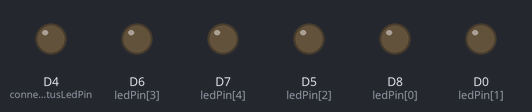
Simulated run of this sketch. Board: ESP8266 (NodeMCU). Shown: output pins drawn as LEDs (lit = HIGH). WiFi joins after 1.5 s; servers stay silent unless stated; uploads are accepted with an empty reply.

Above: at 0.1 s.
At 2.8 s:
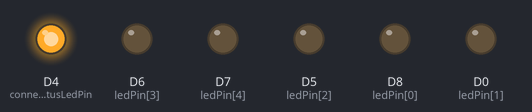
Timing chart, 0 to 4.3 s (numbered marks = the images above):
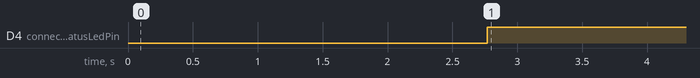

The sketch:

collection_calendar_HTTPSRequest.ino
```cpp
/*
 *  HTTP over TLS (HTTPS) example sketch
 *
 *  This example demonstrates how to use
 *  WiFiClientSecure class to access HTTPS API.
 *  We fetch and display the status of
 *  esp8266/Arduino project continuous integration
 *  build.
 *
 *  Limitations:
 *    only RSA certificates
 *    no support of Perfect Forward Secrecy (PFS)
 *    TLSv1.2 is supported since version 2.4.0-rc1
 *
 *  Created by Ivan Grokhotkov, 2015.
 *  This example is in public domain.
 */

#include <ESP8266WiFi.h>
#include <WiFiClientSecure.h>

//#define DEBUG; //comment out to disable Serial prints

#ifdef DEBUG
 #define DEBUG_PRINT(x)       Serial.print(x)
 #define DEBUG_PRINTDEC(x)    Serial.print(x, DEC)
 #define DEBUG_PRINTLN(x)     Serial.println(x)
#else
 #define DEBUG_PRINT(x)
 #define DEBUG_PRINTDEC(x)
 #define DEBUG_PRINTLN(x)
#endif

const char* ssid = "CP";
const char* password = "ChristianPetri1988";

const char* host = "www.collectioncalendar.christianpetri.ch";
const int httpsPort = 443;
String url = "/plaintext/?circle_id=5";

// Use web browser to view and copy
// SHA1 fingerprint of the certificate
//const char* fingerprint = "8e 99 24 7e 5f 65 42 c4 ac 5c 9a ec 1c 15 83 5b f2 d4 5b 78";
const char* fingerprint = "667704f733ffeb079014ab4121e85d2ef1288fc6"; //certificate --> until 21.02.2019

//Setup LED
const int ledPin[5] = {D8, D0, D5, D6, D7};
const int connectedToApiStatusLedPin = LED_BUILTIN; //on = HIGH = successful off = LOW = not connected

// Generally, you should use "unsigned long" for variables that hold time
// The value will quickly become too large for an int to store
unsigned long previousMillis = 60000;        // will store last time LED was updated

// constants won't change:
const long interval = 60000;           // interval at which to blink (milliseconds) --> 60000 ms = 1 minute

void setup() {
  // set the digital pin as output:
  for(int i = 0; i < (sizeof(ledPin)/sizeof(int)); i++){
    pinMode(ledPin[i], OUTPUT);
  }
  pinMode(connectedToApiStatusLedPin, OUTPUT);
  digitalWrite(connectedToApiStatusLedPin,LOW);
  #ifdef DEBUG
    Serial.begin(115200);
  #endif
  DEBUG_PRINTLN();
  DEBUG_PRINT("connecting to ");
  DEBUG_PRINTLN(ssid);
  WiFi.mode(WIFI_STA);
  WiFi.begin(ssid, password);
  while (WiFi.status() != WL_CONNECTED) {
    delay(500);
    DEBUG_PRINT(".");
  }
  DEBUG_PRINTLN("");
  DEBUG_PRINTLN("WiFi connected");
  DEBUG_PRINTLN("IP address: ");
  DEBUG_PRINTLN(WiFi.localIP());
}

// here is where you'd put code that needs to be running all the time.
void loop() {
  //every interval get the Data from the API and display it.
  if (isIntervalDone()) {
    int apiResponse = getDataFromAPI();
    if(apiResponse != -1){ //if the reponse was success full, display data
      displayData(apiResponse);
      digitalWrite(connectedToApiStatusLedPin, HIGH); //Turn LED on
    } else {
      digitalWrite(connectedToApiStatusLedPin, LOW);  //Turn LED off
    }
  }
}
boolean isIntervalDone(){
  if (millis() - previousMillis >= interval) {
    previousMillis = millis();
    return true;
  } else{
    return false;
  }
}

int getDataFromAPI(){
    // Use WiFiClientSecure class to create TLS connection
    WiFiClientSecure client;
    DEBUG_PRINT("connecting to ");
    DEBUG_PRINTLN(host);
    if (!client.connect(host, httpsPort)) {
      DEBUG_PRINTLN("connection failed");
      return -1;
    }
    if (client.verify(fingerprint, host)) {
      DEBUG_PRINTLN("certificate matches");
    } else {
      DEBUG_PRINTLN("certificate doesn't match");
    }
    DEBUG_PRINT("requesting URL: ");
    DEBUG_PRINTLN(url);

    client.print(String("GET ") + url + " HTTP/1.1\r\n" +
                 "Host: " + host + "\r\n" +
                 "User-Agent: ESP8266\r\n" +
                 "Connection: close\r\n\r\n");

    DEBUG_PRINTLN("request sent");
    int counter = 0;
    while (client.connected()) {
      counter++;
      String line = client.readStringUntil('\n');
      if (line == "\r") {
        DEBUG_PRINTLN("headers received");
        break;
      }
      if(counter > 10000){
        DEBUG_PRINTLN("Time out");
        return -1;
      }
    }

    String line = client.readStringUntil('\n');
    //now output HTML data header
    client.println("HTTP/1.1 204");
    client.println();
    client.println();
    delay(1);
    //stopping client
    DEBUG_PRINTLN("closing connection");
    client.stop();
    int result = line.toInt();
    return result;
}

void displayData(int apiResponse){
    int result = apiResponse;
    DEBUG_PRINTLN("reply was:");
    DEBUG_PRINTLN("==========");
    DEBUG_PRINTLN(result);
    DEBUG_PRINTLN("==========");
    //Turn off all status leds
    for(int i = 0; i < (sizeof(ledPin)/sizeof(int)); i++){
      digitalWrite(ledPin[i], LOW);
    }
    if(result == 100000){
      DEBUG_PRINTLN("Nothing to do");
    } else {
      if( (result / 10000) % 10  == 1){
        DEBUG_PRINTLN("1");
        digitalWrite(ledPin[0], HIGH);
      }
      if( (result / 1000) % 10  == 1){
        DEBUG_PRINTLN("2");
        digitalWrite(ledPin[1], HIGH);
      }
      if( (result / 100) % 10  == 1){
        DEBUG_PRINTLN("3");
        digitalWrite(ledPin[2], HIGH);
      }
      if( (result / 10) % 10  == 1){
        DEBUG_PRINTLN("4");
        digitalWrite(ledPin[3], HIGH);
      }
      if( result % 10  == 1){
        DEBUG_PRINTLN("5");
        digitalWrite(ledPin[4], HIGH);
      }
    }
    #ifdef DEBUG
      Serial.flush();
    #endif

}
```

Measured:
- by itself, D4 (connectedToApiStatusLedPin): LOW → HIGH at 2.8 s
